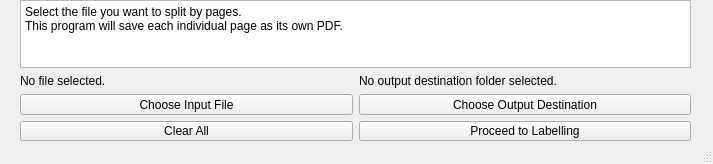
<?xml version="1.0" encoding="UTF-8"?>
<ui version="4.0">
 <class>MainWindow</class>
 <widget class="QMainWindow" name="MainWindow">
  <property name="geometry">
   <rect>
    <x>0</x>
    <y>0</y>
    <width>713</width>
    <height>164</height>
   </rect>
  </property>
  <property name="windowTitle">
   <string>PDF Page Splitter</string>
  </property>
  <widget class="QWidget" name="centralwidget">
   <widget class="QWidget" name="verticalLayoutWidget">
    <property name="geometry">
     <rect>
      <x>20</x>
      <y>0</y>
      <width>671</width>
      <height>141</height>
     </rect>
    </property>
    <layout class="QVBoxLayout" name="verticalLayout_2">
     <item>
      <widget class="QTextBrowser" name="textBrowser">
       <property name="html">
        <string>&lt;!DOCTYPE HTML PUBLIC &quot;-//W3C//DTD HTML 4.0//EN&quot; &quot;http://www.w3.org/TR/REC-html40/strict.dtd&quot;&gt;
&lt;html&gt;&lt;head&gt;&lt;meta name=&quot;qrichtext&quot; content=&quot;1&quot; /&gt;&lt;meta charset=&quot;utf-8&quot; /&gt;&lt;style type=&quot;text/css&quot;&gt;
p, li { white-space: pre-wrap; }
hr { height: 1px; border-width: 0; }
li.unchecked::marker { content: &quot;\2610&quot;; }
li.checked::marker { content: &quot;\2612&quot;; }
&lt;/style&gt;&lt;/head&gt;&lt;body style=&quot; font-family:'Segoe UI'; font-size:9pt; font-weight:400; font-style:normal;&quot;&gt;
&lt;p style=&quot; margin-top:0px; margin-bottom:0px; margin-left:0px; margin-right:0px; -qt-block-indent:0; text-indent:0px;&quot;&gt;Select the file you want to split by pages.&lt;/p&gt;
&lt;p style=&quot; margin-top:0px; margin-bottom:0px; margin-left:0px; margin-right:0px; -qt-block-indent:0; text-indent:0px;&quot;&gt;This program will save each individual page as its own PDF.&lt;/p&gt;&lt;/body&gt;&lt;/html&gt;</string>
       </property>
      </widget>
     </item>
     <item>
      <layout class="QGridLayout" name="gridLayout">
       <item row="2" column="1">
        <widget class="QPushButton" name="outputFolderButton">
         <property name="text">
          <string>Choose Output Destination</string>
         </property>
        </widget>
       </item>
       <item row="1" column="0">
        <widget class="QLabel" name="inputFileLabel">
         <property name="text">
          <string>No file selected.</string>
         </property>
        </widget>
       </item>
       <item row="3" column="0">
        <layout class="QVBoxLayout" name="verticalLayout">
         <item>
          <widget class="QPushButton" name="clearAllButton">
           <property name="text">
            <string>Clear All</string>
           </property>
          </widget>
         </item>
        </layout>
       </item>
       <item row="1" column="1">
        <widget class="QLabel" name="outputFolderLabel">
         <property name="text">
          <string>No output destination folder selected.</string>
         </property>
        </widget>
       </item>
       <item row="2" column="0">
        <widget class="QPushButton" name="inputFileButton">
         <property name="text">
          <string>Choose Input File</string>
         </property>
        </widget>
       </item>
       <item row="3" column="1">
        <widget class="QPushButton" name="proceedToProcessButton">
         <property name="text">
          <string>Proceed to Labelling</string>
         </property>
        </widget>
       </item>
      </layout>
     </item>
    </layout>
   </widget>
  </widget>
  <widget class="QStatusBar" name="statusbar"/>
 </widget>
 <resources/>
 <connections/>
</ui>
